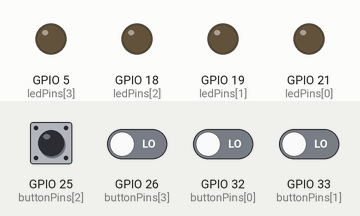
Recording of a program running on a simulated ESP32. Shown: output pins drawn as LEDs (lit = HIGH). The test bench sets the inputs (shaded band); at power-on: GPIO 25 (buttonPins[2]), GPIO 26 (buttonPins[3]), GPIO 32 (buttonPins[0]), GPIO 33 (buttonPins[1]) LOW. WiFi joins after 1.5 s; servers stay silent unless stated; the local clock reads 2024-03-15 10:24:30 at power-on unless the program sets it; no MQTT or app messages arrive unless stated; what the program prints to the serial monitor is not drawn.

Above: at 4.5 s.
4.6 s: GPIO 25 (buttonPins[2]) pulled HIGH for 0.15 s
At 5.4 s:
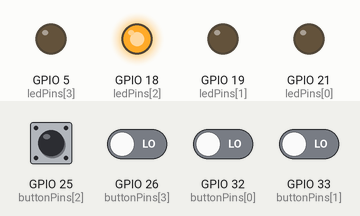
6.2 s: GPIO 26 (buttonPins[3]) driven HIGH and GPIO 32 (buttonPins[0]) driven HIGH
At 8.9 s:
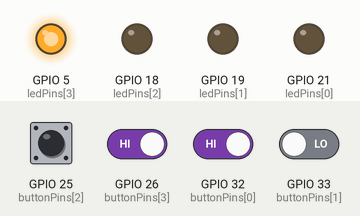
9.2 s: GPIO 26 (buttonPins[3]) driven LOW
At 11.1 s:
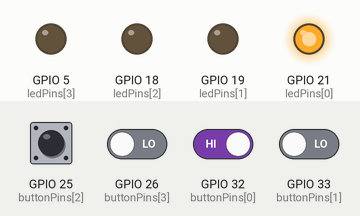
12.2 s: GPIO 32 (buttonPins[0]) driven LOW and GPIO 33 (buttonPins[1]) driven HIGH
At 14.6 s:
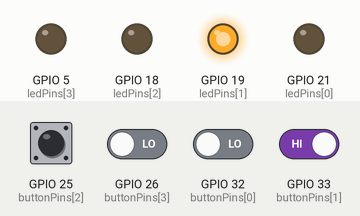
Timing chart, 0 to 18.3 s (numbered marks = the images above; inputs shaded):
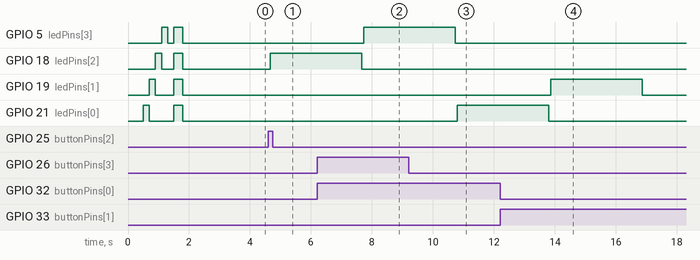

The program:

main.cpp
```cpp
#include <Arduino.h>
#include <WiFi.h>
#include <WiFiClientSecure.h>
#include <PubSubClient.h>
#include <time.h>
#include <esp_sleep.h>

#include "secrets.h"

// Function declarations
void handleFeedback(int index);
void startupAnimation();
void printFeedbackCounts();
void connectWiFi();
void connectMQTT();
void setupTime();
void goToDeepSleep();
void printWakeupReason();

// Secure WiFi client for MQTT TLS connection
WiFiClientSecure espClient;

// MQTT client
PubSubClient client(espClient);

// LED pins
const int ledPins[4] = {21, 19, 18, 5};

// Button pins
const int buttonPins[4] = {32, 33, 25, 26};

// MQTT feedback values
const char* feedbackValues[4] = {
  "angry",
  "sad",
  "happy",
  "very_happy"
};

// Friendly names for Serial Monitor
const char* feedbackNames[4] = {
  "Meget sur 😡",
  "Utilfreds 😕",
  "Tilfreds 🙂",
  "Meget glad 😄"
};

// Counter for each feedback type
int feedbackCounts[4] = {0, 0, 0, 0};

// LED feedback time
const unsigned long lockTime = 3000;

// Debounce delay for buttons
const unsigned long debounceDelay = 50;

// Go to deep sleep after 1 minute without button press
const unsigned long sleepAfter = 60000;

// Wake automatically after 1 minute
const uint64_t sleepTimeUs = 60ULL * 1000000ULL;

// Track last button activity
unsigned long lastActivityTime = 0;

// Wake on any button HIGH
const uint64_t wakeupButtonMask =
  (1ULL << 32) |
  (1ULL << 33) |
  (1ULL << 25) |
  (1ULL << 26);

// Prevent multiple button presses during feedback
bool locked = false;

void setup()
{
  Serial.begin(115200);
  delay(500);

  printWakeupReason();

  // Setup LEDs and buttons
  for (int i = 0; i < 4; i++)
  {
    pinMode(ledPins[i], OUTPUT);
    digitalWrite(ledPins[i], LOW);

    pinMode(buttonPins[i], INPUT_PULLDOWN);
  }

  startupAnimation();

  connectWiFi();

  setupTime();

  // TLS without certificate validation
  espClient.setInsecure();
  espClient.setHandshakeTimeout(30);

  client.setServer(MQTT_HOST, MQTT_PORT);

  connectMQTT();

  lastActivityTime = millis();

  Serial.println("Smiley feedback klar");
}

void loop()
{
  if (!client.connected())
  {
    connectMQTT();
  }

  client.loop();

  if (locked) return;

  for (int i = 0; i < 4; i++)
  {
    if (digitalRead(buttonPins[i]) == HIGH)
    {
      delay(debounceDelay);

      if (digitalRead(buttonPins[i]) == HIGH)
      {
        handleFeedback(i);
      }
    }
  }

  // If no button has been pressed for 1 minute, save power
  if (millis() - lastActivityTime >= sleepAfter)
  {
    goToDeepSleep();
  }
}

void setupTime()
{
  // UTC+2 for Danish summer time
  configTime(7200, 0, "pool.ntp.org", "time.nist.gov");

  Serial.print("Venter på dansk tid");

  time_t now = time(nullptr);

  while (now < 100000)
  {
    delay(500);
    Serial.print(".");
    now = time(nullptr);
  }

  Serial.println();
  Serial.println("Dansk tid OK!");
  Serial.println(ctime(&now));
}

void handleFeedback(int index)
{
  locked = true;
  lastActivityTime = millis();

  feedbackCounts[index]++;

  Serial.print("Tak for din feedback: ");
  Serial.println(feedbackNames[index]);

  printFeedbackCounts();

  time_t now = time(nullptr);
  struct tm *timeinfo = localtime(&now);

  char timestamp[30];

  strftime(
    timestamp,
    sizeof(timestamp),
    "%Y-%m-%dT%H:%M:%S",
    timeinfo
  );

  String message = "{";
  message += "\"value\":\"" + String(feedbackValues[index]) + "\",";
  message += "\"timestamp\":\"" + String(timestamp) + "\",";
  message += "\"button\":" + String(index + 1);
  message += "}";

  bool sent = client.publish(
    "/devices/device05/Button",
    message.c_str(),
    false
  );

  if (sent)
  {
    Serial.println("MQTT JSON sendt!");
    Serial.println(message);
  }
  else
  {
    Serial.println("MQTT besked FEJLEDE!");
  }

  digitalWrite(ledPins[index], HIGH);

  delay(lockTime);

  digitalWrite(ledPins[index], LOW);

  while (digitalRead(buttonPins[index]) == HIGH)
  {
    delay(10);
  }

  lastActivityTime = millis();
  locked = false;
}

void goToDeepSleep()
{
  Serial.println("Ingen aktivitet i 1 minut.");
  Serial.println("Går i DeepSleep...");

  client.disconnect();
  WiFi.disconnect(true);
  WiFi.mode(WIFI_OFF);

  delay(500);

  // Wake after 1 minute
  esp_sleep_enable_timer_wakeup(sleepTimeUs);

  // Wake if any button goes HIGH
  esp_sleep_enable_ext1_wakeup(wakeupButtonMask, ESP_EXT1_WAKEUP_ANY_HIGH);

  esp_deep_sleep_start();
}

void printWakeupReason()
{
  esp_sleep_wakeup_cause_t wakeupReason = esp_sleep_get_wakeup_cause();

  if (wakeupReason == ESP_SLEEP_WAKEUP_TIMER)
  {
    Serial.println("Vågnet fra DeepSleep: Timer");
  }
  else if (wakeupReason == ESP_SLEEP_WAKEUP_EXT1)
  {
    Serial.println("Vågnet fra DeepSleep: Knaptryk");
  }
  else
  {
    Serial.println("Normal start");
  }
}

void printFeedbackCounts()
{
  Serial.println("Feedback status:");

  for (int i = 0; i < 4; i++)
  {
    Serial.print(feedbackNames[i]);
    Serial.print(": ");
    Serial.println(feedbackCounts[i]);
  }

  Serial.println("------------------");
}

void startupAnimation()
{
  for (int i = 0; i < 4; i++)
  {
    digitalWrite(ledPins[i], HIGH);
    delay(200);
    digitalWrite(ledPins[i], LOW);
  }

  delay(200);

  for (int i = 0; i < 4; i++)
  {
    digitalWrite(ledPins[i], HIGH);
  }

  delay(300);

  for (int i = 0; i < 4; i++)
  {
    digitalWrite(ledPins[i], LOW);
  }
}

void connectWiFi()
{
  Serial.println("Forbinder til WiFi...");

  WiFi.begin(WIFI_SSID, WIFI_PASSWORD);

  while (WiFi.status() != WL_CONNECTED)
  {
    delay(500);
    Serial.print(".");
  }

  Serial.println();
  Serial.println("WiFi forbundet!");

  Serial.print("IP: ");
  Serial.println(WiFi.localIP());
}

void connectMQTT()
{
  while (!client.connected())
  {
    Serial.println("Forbinder til MQTT...");

    if (client.connect("device05", MQTT_USERNAME, MQTT_PASSWORD))
    {
      Serial.println("MQTT forbundet!");
    }
    else
    {
      Serial.print("Fejl: ");
      Serial.println(client.state());

      delay(2000);
    }
  }
}
```

secrets.h
```cpp
#pragma once

const char* WIFI_SSID = "IoT_H3/4";
const char* WIFI_PASSWORD = "98806829";

const char* MQTT_HOST = "192.168.0.161";
const int MQTT_PORT = 8883;

const char* MQTT_USERNAME = "device05";
const char* MQTT_PASSWORD = "PfNXa2GK";
```

Measured:
- after the input at 4.6 s, GPIO 18 (ledPins[2]): LOW → HIGH after 0.07 s
- after the input at 6.2 s, GPIO 5 (ledPins[3]): LOW → HIGH after 1.5 s
- after the input at 9.2 s, GPIO 21 (ledPins[0]): LOW → HIGH after 1.6 s
- after the input at 12.2 s, GPIO 19 (ledPins[1]): LOW → HIGH after 1.7 s, → LOW 3.0 s later
